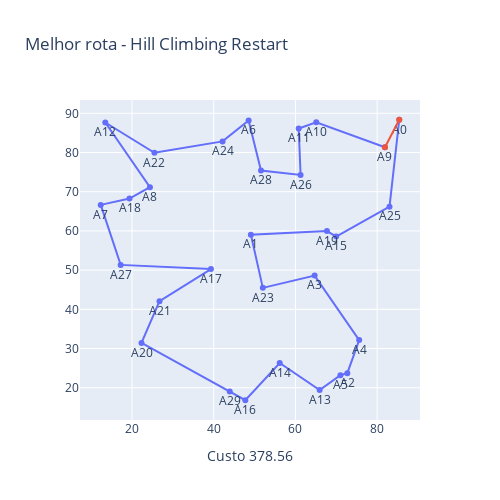

The notebook cell saved with this chart:
### Code cell
plot_all_best_routes(df_coordenadas, reorder_hill_climbing_R(), df_custo_correction, "Hill Climbing Restart")

### Figure 1 — Plotly figure (JSON) as saved in the notebook; plotly's stock layout.template omitted (floating-point values rounded to 4 significant figures)
{"data": [{"mode": "lines+markers+text", "name": "", "text": ["A0", "A25", "A15", "A19", "A1", "A23", "A3", "A4", "A2", "A5", "A13", "A14", "A16", "A29", "A20", "A21", "A17", "A27", "A7", "A18", "A8", "A12", "A22", "A24", "A6", "A28", "A26", "A11", "A10", "A9"], "textposition": "bottom center", "type": "scatter", "x": [85.41, 83.02, 69.97, 67.71, 49.1, 52.02, 64.7, 75.61, 72.7, 71.01, 65.93, 56.15, 47.73, 43.93, 22.33, 26.73, 39.32, 17.23, 12.35, 19.39, 24.39, 13.46, 25.49, 42.16, 48.54, 51.57, 61.26, 60.8, 65.1, 81.91], "y": [88.35, 66.19, 58.55, 59.95, 59.04, 45.48, 48.6, 32.15, 23.71, 23.2, 19.43, 26.31, 16.81, 19.03, 31.43, 42.09, 50.28, 51.34, 66.64, 68.26, 71.16, 87.65, 79.92, 82.83, 88.17, 75.4, 74.28, 86.13, 87.69, 81.33]}, {"mode": "lines+markers", "name": "", "type": "scatter", "x": [81.91, 85.41], "y": [81.33, 88.35]}], "layout": {"autosize": false, "height": 500, "showlegend": false, "title": {"text": "Melhor rota - Hill Climbing Restart "}, "width": 500, "xaxis": {"title": {"text": "Custo 378.56"}}}}
